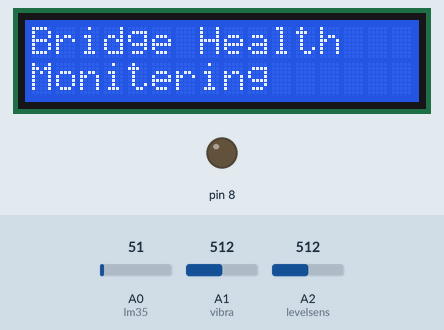
The sketch below on a simulated Arduino Uno, built with avr-gcc and run on an emulated ATmega328P. Shown: 16×2 character LCD, output pins drawn as LEDs (lit = HIGH). The inputs (shaded band) are chosen by the test bench; at power-on: A0 (lm35) = 51, A1 (vibra) = 512, A2 (levelsens) = 512. What the sketch prints to the serial monitor is not drawn.

Above: at 15.2 s.
At 16.2 s:
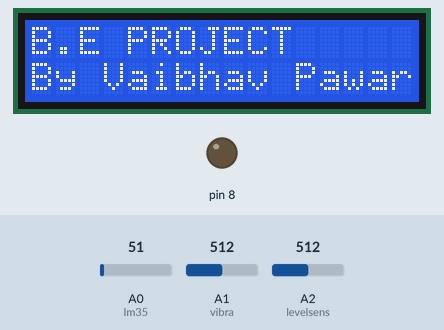
At 19.2 s:
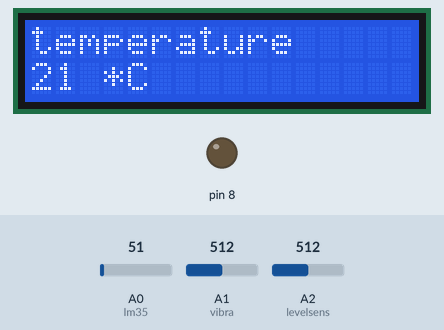
At 21.2 s:
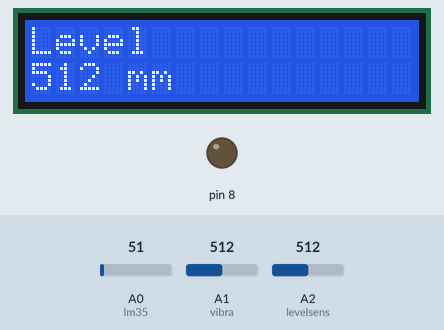
At 38.8 s:
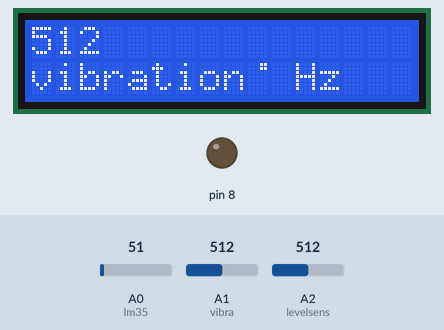

The sketch:

Final_attempt_2.ino
```cpp
#include <SoftwareSerial.h>
#include <LiquidCrystal.h>

SoftwareSerial; //RX, TX
LiquidCrystal lcd(2, 3, 4, 5, 6, 7); // Creates an LC object. Parameters: (rs, enable, d4, d5, d6, d7)

#define lm35 A0
#define vibra A1
#define levelsens A2

boolean sendsms1 = false;
boolean sendsms2 = false;
boolean sendsms3 = false;

int temp, value;
int vibrationvalue;
int levelvalue;

byte degree[8] = { 0b00011, 0b00011, 0b00000, 0b00000, 0b00000, 0b00000, 0b00000, 0b00000 };


void setup()

{
  Serial.begin(9600); //Initialise serial to communicate with GSM Modem
  delay(100);
  pinMode(lm35, INPUT);
  pinMode(vibra, INPUT);
  pinMode(levelsens, INPUT);
  pinMode(8,OUTPUT);
  lcd.begin(16, 2);
  digitalWrite(8,LOW);
  delay(500);
  Serial.begin(9600);
  falan();
  singlecon();
  delay(500);
  lcd.createChar(1, degree);
  lcd.setCursor(0, 0);
  lcd.print("Bridge Health");
  lcd.setCursor(0, 1);
  lcd.print("Monitering");
  delay(1000);
  lcd.clear();
  lcd.setCursor(0, 0);
  lcd.print("B.E PROJECT");
  lcd.setCursor(0, 1);
  lcd.print("By Vaibhav Pawar");
  delay(1000);
  lcd.clear();
  delay(1000);
}
void loop()
{
  value = analogRead(lm35);//LM35 temperature sensor calibration
  temp = (value / 3) + 4;
  vibrationvalue = analogRead(vibra);
  levelvalue = analogRead(levelsens);
  delay(500); //Give enough time for GSM to register on Network
  Serial.print("vibration: ");
  Serial.print(vibrationvalue, 1);
  Serial.print(" hz\n");
  Serial.print("water level: ");
  Serial.print(levelvalue, 1);
  Serial.print(" mm\n");
  Serial.print("temperature value: ");
  Serial.print(temp, 1);
  Serial.print(" *C\n");

  delay(500);
  lcd.clear();
  lcd.setCursor(0, 0);
  lcd.print("temperature");
  lcd.setCursor(0, 1);
  lcd.print(temp); // temperature data on LCD
  lcd.print(" *C");
  delay(1000);
  lcd.clear();
  lcd.setCursor(0, 0);
  lcd.print(vibrationvalue);
  lcd.setCursor(0, 1);
  lcd.print("vibration"); // Vibration data on LCD
  lcd.write(1);
  lcd.print(" Hz");
  delay(1000);
  lcd.clear();
  lcd.setCursor(0, 0);
  lcd.print("Level");
  lcd.setCursor(0, 1);
  lcd.print(levelvalue); // Level data on LCD
  lcd.print(" mm");
  delay(1000);
  lcd.clear();

  if
  (temp > 25)
  {
    sendsms1 = true; // SMS for temperature high
  }
  else
  {
    sendsms1 = false;
  }
  if (vibrationvalue > 800)
  {
    sendsms2 = true; // SMS for vibration high
  }
  else
  {
    sendsms2 = false;
  }

  if (levelvalue > 600)
  {
    sendsms3 = true; // SMS for Close water level
  }
  else
  { sendsms3 = false;
  }

  if (sendsms1)
  {
    delay(1000);

    Serial.println("AT+CMGF=1"); //To send SMS in Text Mode
    delay(500);
    Serial.println("AT+CMGS=\"+919604724852\"\r"); //Change to destination phone number
    delay(500);
    Serial.print("Very High,");
    Serial.print(" Temperature at bridge ");
    Serial.print(temp);
    Serial.println(" *C");
    Serial.println((char)26); //the stopping character Ctrl+Z
    lcd.setCursor(0, 0);
    lcd.print("Very high ");
    delay(1000);
    lcd.clear();
    lcd.setCursor(0, 0);
    lcd.print("Temperature");
    lcd.setCursor(0, 1);
    lcd.print(temp);
    lcd.print(" C");
    delay(1000);
    lcd.clear();
    lcd.setCursor(0, 0);
    lcd.print("Sending SMS");
    delay(1000);
    lcd.clear();
    delay(10);
  }
  if (sendsms2)
  {
    delay(1000);
    Serial.println("AT+CMGF=1");
    delay(500);
    Serial.println("AT+CMGS=\"+919604724852\"\r");
    delay(500);
    Serial.print("high vibration at bridge, ");
    Serial.print(" vibration ");
    Serial.print(vibrationvalue);
    Serial.println(" Hz");
    Serial.println((char)26);
    lcd.setCursor(0, 0);
    lcd.print("Vibration High ");
    delay(1000);
    lcd.clear();
    lcd.setCursor(0, 0);
    lcd.print("vibration");
    lcd.setCursor(0, 1);
    lcd.print(vibrationvalue);
    lcd.write(1);
    lcd.print("Hz");
    delay(1000);
    lcd.clear();
    lcd.setCursor(0, 0);
    lcd.print("Sending SMS");
    delay(1000);
    lcd.clear();
    delay(10);
  }

  if (sendsms3)
  {
    delay(1000);
    Serial.println("AT+CMGF=1");
    delay(500);
    Serial.println("AT+CMGS=\"+919604724852\"\r");
    delay(500);
    Serial.print("High level,");
    Serial.print(" of water,");
    Serial.print(levelvalue);
    Serial.println(" cm");
    Serial.println((char)26);
    lcd.setCursor(0, 0);
    lcd.print("High level");
    delay(1000);
    lcd.clear();
    lcd.setCursor(0, 0);
    lcd.print("of Water, ");
    lcd.setCursor(0, 1);
    lcd.print(levelvalue);
    lcd.print("  cm");
    delay(1000);
    lcd.clear();
    lcd.setCursor(0, 0);
    lcd.print("Sending SMS");
    delay(1000);
    lcd.clear();
    delay(10);
  }
  delay(500);

  falan();
  singlecon();

}
void falan()
{
  Serial.println("Please Wait...");
  Serial.println("AT");
  delay(1000);

  Serial.println("AT+CPIN?");
  delay(1000);

  Serial.println("AT+CREG?");
  delay(1000);

  Serial.println("AT+CIPSHUT");
  delay(1000);

  Serial.println("AT+CIPSTATUS");

  delay(1000);

}
void singlecon()
{
  Serial.println("Sending Data To Cloud...");
  Serial.println("AT+CIPMUX=0");
  delay(1000);

  Serial.print("AT+CSTT=");
  Serial.print('"');
  Serial.print("internet");
  Serial.println('"');
  delay(1000);

  Serial.println("AT+CIICR");
  delay(1000);


  Serial.println("AT+CIFSR");
  delay(1000);


  Serial.print("AT+CIPSTART=");
  Serial.print('"');
  Serial.print("TCP");
  Serial.print('"');
  Serial.print(',');
  Serial.print('"');
  Serial.print("api.thingspeak.com");
  Serial.print('"');
  Serial.print(',');
  Serial.print("80");
  Serial.write(0x0d);
  Serial.write(0x0a);
  delay(2000);

  Serial.println("AT+CIPSEND");
  delay(1000);

  Serial.print("GET");
  Serial.print(' ');
  //gsm.print("http:");
  //gsm.print('/');
  //gsm.print('/');
  //gsm.print("api.thingspeak.com");
  Serial.print('/');
  Serial.print("update?api_key=");
  Serial.print("TW0CD2WM7DXTCBTY");//my API Key
  Serial.print("&field1=");
  Serial.print(vibrationvalue);
  Serial.print("&field2=");
  Serial.print(levelvalue);
  Serial.print("&field3=");
  Serial.print(temp);

  Serial.write(0x0d);
  Serial.write(0x0a);

  Serial.write(0x1a); // the trick is here to send the request. Its Ctrl+Z to start send process.
  delay(1000);


  Serial.println("AT+CIPSHUT");
  Serial.println("AT+CIPCLOSE");
  Serial.write(0x0d);
  Serial.write(0x0a);
  delay(1000);

}
```

Measured:
- what the display in image 0 shows lasts 1.0 s, from 15.2 s to 16.2 s
